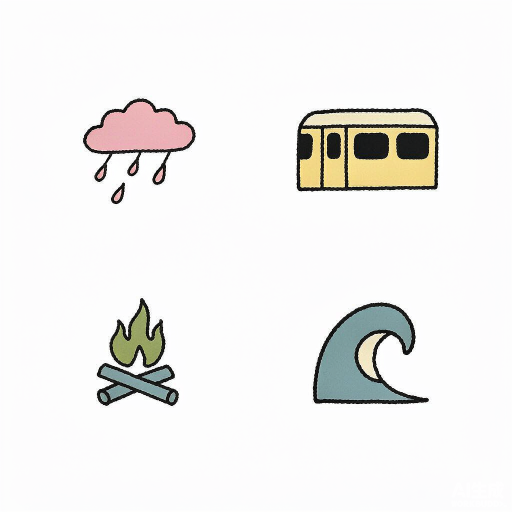
#> input picture assets/gen/s1/A_sticker_sheet_of_4_hand_draw_2026-10-14T11-23-05.png, 1024 x 1024 px (shown at 1/2 size)
$ python cut.py
#> lines starting #> are read from the running program, lines starting #| are printed output that depends on the picture; after the words box and inside, x2 and y2 are one past the last pixel; in counts of white or black regions, pixels touching at a corner belong together
# -*- coding: utf-8 -*-
"""
把生图产出的 2x2 贴纸带：
  1) 按「白色背景」做抠底（边界泛洪 + 容差），输出带 alpha 的图
  2) 按内容投影切出 4 个格子（不依赖模型是否严格对齐网格）
  3) 按内容 bbox 裁紧、等比缩放到目标边长，导出 PNG
"""
import os, sys, json, glob
import numpy as np
from PIL import Image, ImageFilter

ROOT = os.path.dirname(os.path.abspath(__file__))
OUT = os.path.join(ROOT, "icons")
os.makedirs(OUT, exist_ok=True)


def remove_white(im, tol=26, feather=1.2):
    """行囊式泛洪：从四边把接近白的像素标为背景，其余保留为前景。"""
#> called with tol = 26, feather = 1.2
    rgb = np.asarray(im.convert("RGB")).astype(np.int16)
    h, w, _ = rgb.shape
#> h = 1024; w = 1024
    # 背景判据：三通道都亮，且通道间差异小（排除淡色填色）
    mn = rgb.min(axis=2)
    mx = rgb.max(axis=2)
    near_white = (mn >= 255 - tol) & ((mx - mn) <= 12)
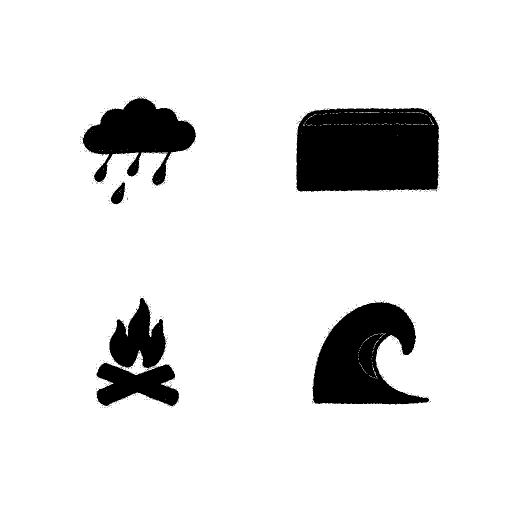
#> near_white: shape (1024, 1024) bool (shown at 1/2 size); 89.2% white; 526 black regions (520 under 20 px), largest, box (x1, y1, x2, y2) and area: (592, 216, 878, 384) 44853, (625, 604, 858, 809) 28744, (166, 196, 392, 370) 20035, (219, 596, 332, 736) 9279, (193, 726, 358, 812) 9135, (221, 365, 250, 409) 720

    # 只在「与边界连通」的白区才判为背景，避免把图案内部的白色挖空
    bg = np.zeros((h, w), dtype=bool)
    stack = []
    for x in range(w):
        for y in (0, h - 1):
            if near_white[y, x] and not bg[y, x]:
                bg[y, x] = True; stack.append((y, x))
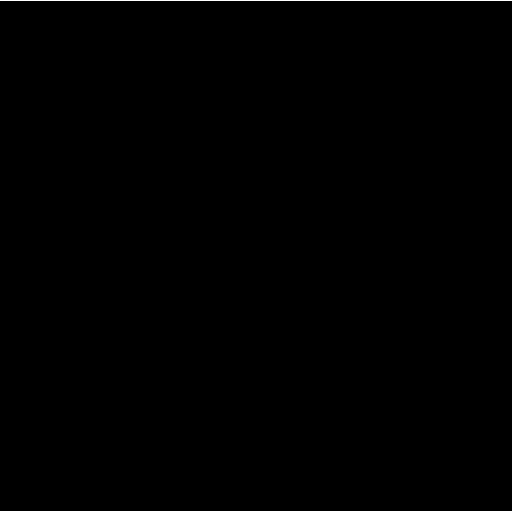
#> bg: shape (1024, 1024) bool (shown at 1/2 size); 0.2% white in thin lines or dots
    for y in range(h):
        for x in (0, w - 1):
            if near_white[y, x] and not bg[y, x]:
                bg[y, x] = True; stack.append((y, x))
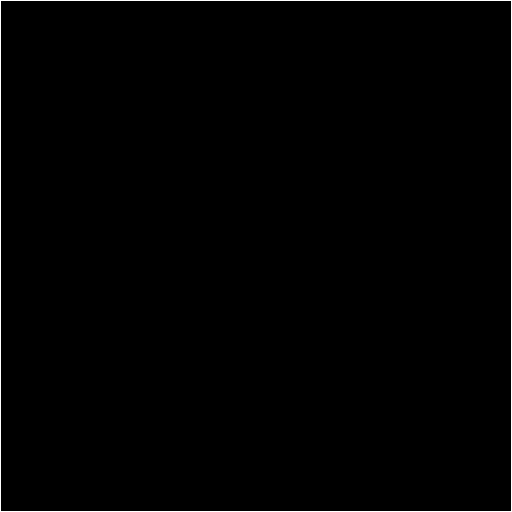
#> bg: shape (1024, 1024) bool (shown at 1/2 size); 0.39% white in thin lines or dots
    while stack:
        y, x = stack.pop()
        for dy, dx in ((1, 0), (-1, 0), (0, 1), (0, -1)):
            ny, nx = y + dy, x + dx
            if 0 <= ny < h and 0 <= nx < w and not bg[ny, nx] and near_white[ny, nx]:
                bg[ny, nx] = True; stack.append((ny, nx))
#> bg: shape (1024, 1024) bool; 89.1% white; 526 black regions (520 under 20 px), largest, box (x1, y1, x2, y2) and area: (592, 216, 878, 384) 45205, (625, 604, 858, 809) 28923, (166, 196, 392, 370) 20054, (219, 596, 332, 736) 9280, (193, 726, 358, 812) 9137, (221, 365, 250, 409) 726
#> after the loop, stack = []

    alpha = np.where(bg, 0, 255).astype(np.uint8)
    a = Image.fromarray(alpha, "L").filter(ImageFilter.GaussianBlur(feather))
    # 泛洪边缘的不透明像素轻微羽化，去掉锯齿
    a = a.point(lambda v: 0 if v < 40 else (255 if v > 200 else int((v - 40) * 255 / 160)))
    out = im.convert("RGBA")
    out.putalpha(a)
    return out


def split_cells(im, gap_min=14):
    """按 alpha 内容的行列投影找空隙，切成若干块（左上→右下）。"""
#> called with gap_min = 14
    a = np.asarray(im)[:, :, 3]
    mask = a > 30
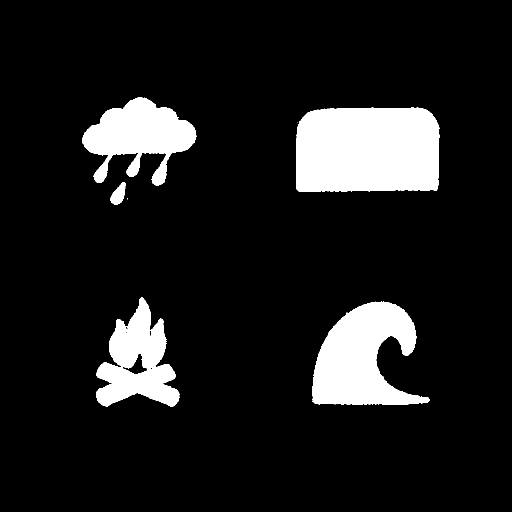
#> mask: shape (1024, 1024) bool (shown at 1/2 size); 11.2% white; 8 white regions (3 under 20 px), largest, box (x1, y1, x2, y2) and area: (592, 215, 879, 384) 46106, (624, 603, 859, 810) 29882, (164, 194, 393, 372) 21092, (192, 595, 359, 813) 19691, (221, 364, 251, 409) 833
    rows = mask.any(axis=1)
    cols = mask.any(axis=0)

    def bands(flags, gap_min):
#> called with flags = array of shape (1024,), gap_min = 14
        out, start = [], None
        run = 0
        for i, f in enumerate(flags):
            if f:
                if start is None:
                    start = i
                run = 0
            else:
                if start is not None:
                    run += 1
                    if run >= gap_min:
                        out.append((start, i - run))
                        start = None
                        run = 0
#> this loop made 1024 passes
#> start on pass 195: 194
#> after the loop, out = [(194, 408), (595, 812)]
        if start is not None:
            out.append((start, len(flags) - 1))
        return out

    rb = bands(rows, gap_min)
#> rb = [(194, 408), (595, 812)]
    cb = bands(cols, gap_min)
#> the loop in bands (call 2), `for i, f in enumerate(flags):` made 1024 passes
#> start on pass 165: 164
#> cb = [(164, 392), (592, 878)]
    if len(rb) < 2 or len(cb) < 2:
        # 回退：直接均分 2x2
        h, w = mask.shape
        rb = [(0, h // 2 - 1), (h // 2, h - 1)]
        cb = [(0, w // 2 - 1), (w // 2, w - 1)]
        nrow, ncol = 2, 2
    else:
        nrow, ncol = len(rb), len(cb)
#> nrow = 2; ncol = 2

    cells = []
    for r0, r1 in rb:
        for c0, c1 in cb:
            piece = im.crop((c0, r0, c1 + 1, r1 + 1))
            cells.append(piece)
#> this loop made 2 passes
#> after the loop, cells = 4 items
    return cells, nrow, ncol


def trim_and_fit(im, size, pad_ratio=0.06):
    """裁到内容 bbox（含内边距），再等比缩放进 size×size 的正方形画布。"""
    a = np.asarray(im)[:, :, 3]
    ys, xs = np.where(a > 24)
    if len(ys) == 0:
        return Image.new("RGBA", (size, size), (0, 0, 0, 0))
    y0, y1, x0, x1 = ys.min(), ys.max() + 1, xs.min(), xs.max() + 1
    crop = im.crop((x0, y0, x1, y1))
    cw, ch = crop.size
    side = max(cw, ch)
    inner = int(side * (1 + pad_ratio * 2))
    scale = size / inner
    crop = crop.resize((max(1, int(cw * scale)), max(1, int(ch * scale))), Image.LANCZOS)
    canvas = Image.new("RGBA", (size, size), (0, 0, 0, 0))
    canvas.paste(crop, ((size - crop.width) // 2, (size - crop.height) // 2), crop)
    return canvas


# 每张素材带 -> 4 个图标名（按 上左 / 上右 / 下左 / 下右）
SHEETS = [
    ("s1/A_sticker_sheet_of_4_hand_draw_2026-10-14T11-23-05.png", ["rain", "train", "fire", "wave"]),
    ("s1/A_sticker_sheet_of_4_hand_draw_2026-10-14T11-23-04.png", ["wind", "rail", "clock", "pin"]),
    ("s1/A_sticker_sheet_of_4_hand_draw_2026-10-14T11-23-03.png", ["mic", "refresh", "play", "power"]),
    ("g5/A_sticker_sheet_of_4_hand_draw_2026-10-14T11-23-45.png", ["home", "star", "chart", "flower"]),
    ("deco/A_sticker_sheet_of_4_hand_draw_2026-10-14T11-24-15.png", ["blob", "spiral", "sun", "check"]),
    ("nav/A_sticker_sheet_of_4_hand_draw_2026-10-14T11-27-57.png", ["arrow", "moon", "squiggle", "door"]),
    # v3：首启引导与睡前日程
    ("n1/A_sticker_sheet_of_4_hand_draw_2026-10-14T11-48-08.png", ["bed", "compass", "pan", "bowl"]),
    ("n2/A_sticker_sheet_of_4_hand_draw_2026-10-14T11-48-22.png", ["shoe", "tooth", "sofa", "calendar"]),
    ("n3/A_sticker_sheet_of_4_hand_draw_2026-10-14T11-48-40.png", ["bulb", "mug", "bubble", "leaf"]),
    # v4：设置页与今晚 Tab
    ("n4/A_2x2_grid_of_4_hand_drawn_sti_2026-10-14T13-10-29.png", ["gear", "bell", "lock", "tag"]),
    # v6：日程里的看剧 / 读书
    ("n5/A_sticker_sheet__2x2_grid_of_4_2026-10-14T13-35-18.png", ["tv", "book", "popcorn", "remote"]),
]

# 只保留：需要微调的尺寸（其余用 DEFAULT_SIZE）
SIZE = {"mic": 160, "blob": 256, "spiral": 256, "sun": 256, "check": 256,
        "moon": 160, "door": 160, "squiggle": 256, "arrow": 128,
        "bed": 160, "compass": 160, "tv": 160, "book": 160}
DEFAULT_SIZE = 128


def pack_png8(img, path, colors=48):
    """转 PNG-8 并保留二值 alpha：手绘图形色阶本就少，缩到显示尺寸不会有可见损失。"""
    a = np.asarray(img)[:, :, 3]
    bg = Image.new("RGB", img.size, (255, 255, 255))
    bg.paste(img.convert("RGB"), (0, 0), img)
    q = bg.quantize(colors=colors, method=Image.MEDIANCUT, dither=Image.NONE)
    idx = np.array(q)
    tid = colors
    idx = np.where(a < 128, tid, idx).astype(np.uint8)
    out = Image.fromarray(idx, "P")
    pal = (q.getpalette() or [])[:colors * 3]
    pal = pal + [0] * (colors * 3 - len(pal)) + [255, 255, 255]
    out.putpalette(pal)
    out.save(path, optimize=True, transparency=tid)

report = []
for rel, names in SHEETS:
    path = os.path.join(ROOT, "gen", rel)
    if not os.path.exists(path):
        print("MISSING", rel); continue
    src = Image.open(path).convert("RGBA")
    cut = remove_white(src)
    cells, nrow, ncol = split_cells(cut)
#> cells = 4 items; nrow = 2; ncol = 2
    if len(cells) != len(names):
        print("!! cell count %d vs names %d for %s" % (len(cells), len(names), rel))
    for i, name in enumerate(names):
        if i >= len(cells):
            break
        size = SIZE.get(name, DEFAULT_SIZE)
        icon = trim_and_fit(cells[i], size)
        dst = os.path.join(OUT, name + ".png")
        pack_png8(icon, dst, colors=64 if size > 128 else 48)
        op = (np.asarray(icon)[:, :, 3] > 24).mean()
        report.append({"name": name, "file": dst, "size": size,
                       "ink_ratio": round(float(op), 4),
                       "bytes": os.path.getsize(dst)})
#> this loop made 4 passes
#> (y0 in trim_and_fit, y1 in trim_and_fit, x0 in trim_and_fit, x1 in trim_and_fit, op) on passes 1 to 4: (0, 215, 0, 229, 0.324), (21, 190, 0, 287, 0.439), (0, 218, 28, 195, 0.318), (8, 215, 32, 267, 0.421)
#> pass 1, in trim_and_fit, `a = np.asarray(im)[:, :, 3]`:
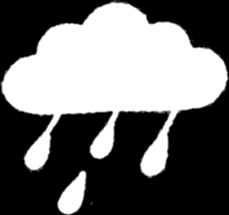
#> a: shape (215, 229); min 0, max 255, mean 108.5
#> pass 1, in trim_and_fit, `crop = crop.resize((max(1, int(cw * scale)), max(1, int(ch * scale))),..`:
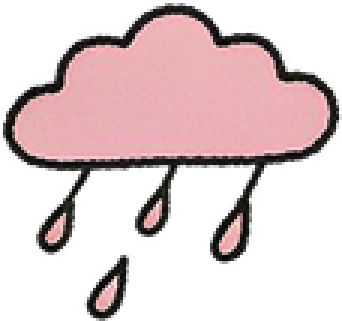
#> crop: PIL image 114x107 RGBA (shown 3 times larger); mean R, G, B, A 90.7, 73.3, 74.5, 108.5; transparent parts drawn white
#> after the loop:
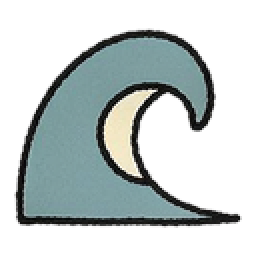
#> icon: PIL image 128x128 RGBA (shown 2 times larger); mean R, G, B, A 46, 54.2, 53.7, 104.3; transparent parts drawn white
#> after the loop, report = 4 items
#> pass 2 of the loop `for rel, names in SHEETS:`:
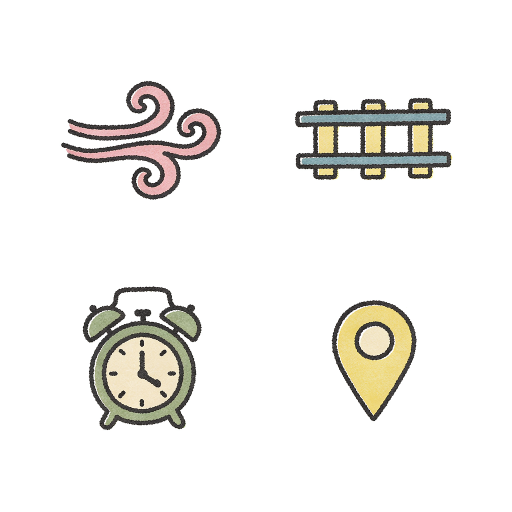
#> input picture assets/gen/s1/A_sticker_sheet_of_4_hand_draw_2026-10-14T11-23-04.png, 1024 x 1024 px (shown at 1/2 size)
#> near_white: shape (1024, 1024) bool; 86.9% white; 6 black regions (1 under 20 px), largest, box (x1, y1, x2, y2) and area: (165, 573, 404, 861) 46497, (590, 195, 905, 361) 33607, (663, 600, 834, 843) 26962, (122, 216, 443, 400) 19206, (135, 162, 350, 282) 10955
#> alpha: shape (1024, 1024); 14.2% white; 6 white regions (1 under 20 px), largest, box (x1, y1, x2, y2) and area: (165, 573, 404, 861) 52054, (590, 195, 905, 361) 38881, (663, 600, 834, 843) 27679, (122, 216, 443, 400) 19381, (135, 162, 350, 282) 11041
#> in split_cells (call 2), `mask = a > 30`:
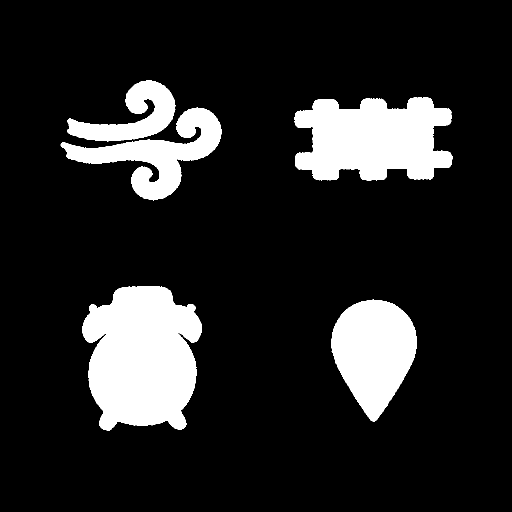
#> mask: shape (1024, 1024) bool (shown at 1/2 size); 14.7% white; 5 white regions, box (x1, y1, x2, y2) and area: (164, 572, 404, 861) 53101, (589, 195, 905, 361) 40033, (662, 599, 834, 843) 28252, (121, 215, 444, 401) 20504, (134, 161, 351, 283) 11739
#> rb = [(161, 400), (572, 860)]
#> cb = [(121, 443), (589, 904)]
#> the loop in split_cells (call 2), `for r0, r1 in rb:` made 2 passes
#> the loop `for i, name in enumerate(names):` made 4 passes
#> (y0 in trim_and_fit, y1 in trim_and_fit, x0 in trim_and_fit, x1 in trim_and_fit, op) on passes 1 to 4: (0, 240, 0, 323, 0.242), (33, 200, 0, 316, 0.314), (0, 289, 43, 284, 0.501), (27, 271, 73, 245, 0.371)
#> after the loop `for i, name in enumerate(names):`:
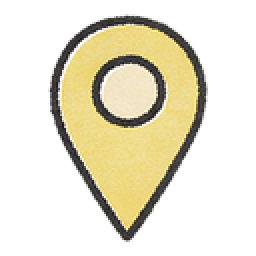
#> icon: PIL image 128x128 RGBA (shown 2 times larger); mean R, G, B, A 70.5, 65.4, 45.5, 92.8; transparent parts drawn white
#> after the loop `for i, name in enumerate(names):`: report = 8 items
#> pass 3 of the loop `for rel, names in SHEETS:`:
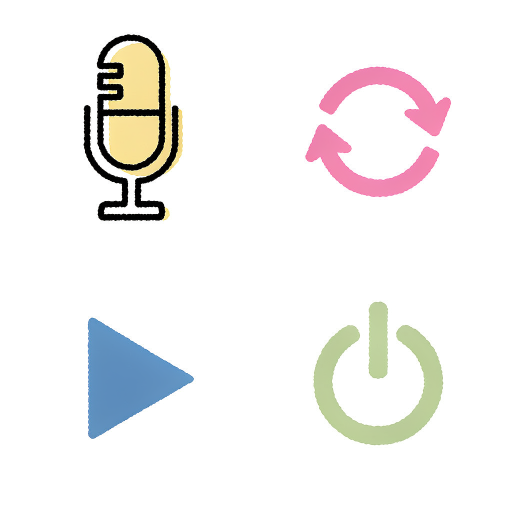
#> input picture assets/gen/s1/A_sticker_sheet_of_4_hand_draw_2026-10-14T11-23-03.png, 1024 x 1024 px (shown at 1/2 size)
#> in remove_white (call 3), `near_white = (mn >= 255 - tol) & ((mx - mn) <= 12)`:
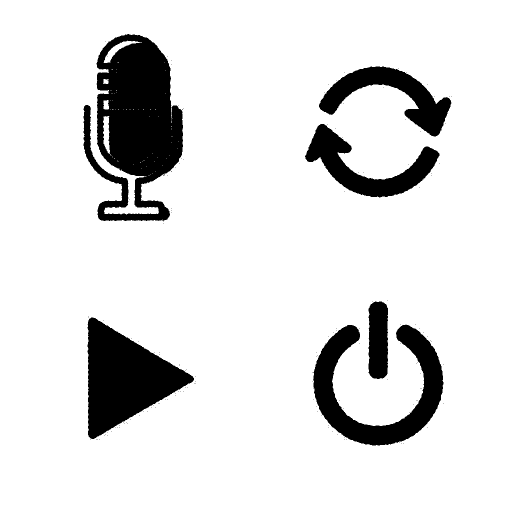
#> near_white: shape (1024, 1024) bool (shown at 1/2 size); 87.7% white; 157 black regions (151 under 20 px), largest, box (x1, y1, x2, y2) and area: (167, 68, 366, 443) 45561, (175, 635, 388, 878) 27622, (626, 649, 887, 891) 23190, (610, 248, 879, 395) 13342, (638, 133, 903, 273) 13035, (737, 603, 776, 758) 5582
#> in split_cells (call 3), `mask = a > 30`:
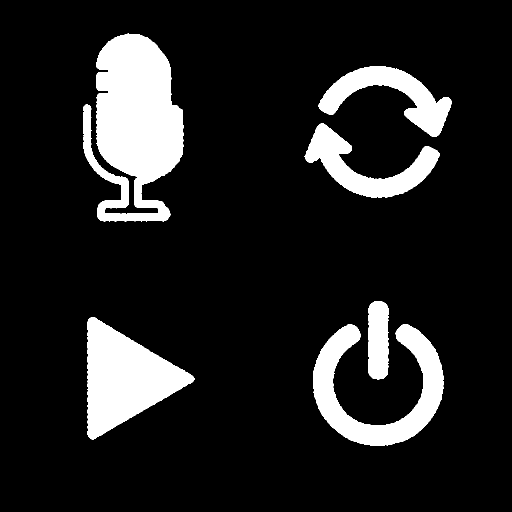
#> mask: shape (1024, 1024) bool (shown at 1/2 size); 13% white; 6 white regions, box (x1, y1, x2, y2) and area: (166, 67, 367, 443) 49422, (174, 634, 389, 879) 28300, (626, 648, 888, 892) 24349, (609, 247, 880, 396) 14057, (637, 132, 904, 274) 13734, (736, 602, 777, 759) 5931
#> rb = [(67, 442), (602, 891)]
#> the loop in split_cells (call 3), `for r0, r1 in rb:` made 2 passes
#> the loop made 11 passes; the first 3 are shown

total = sum(r["bytes"] for r in report)
print("total bytes", total, "-> base64 approx", int(total * 4 / 3))
print(json.dumps(report, ensure_ascii=False))
